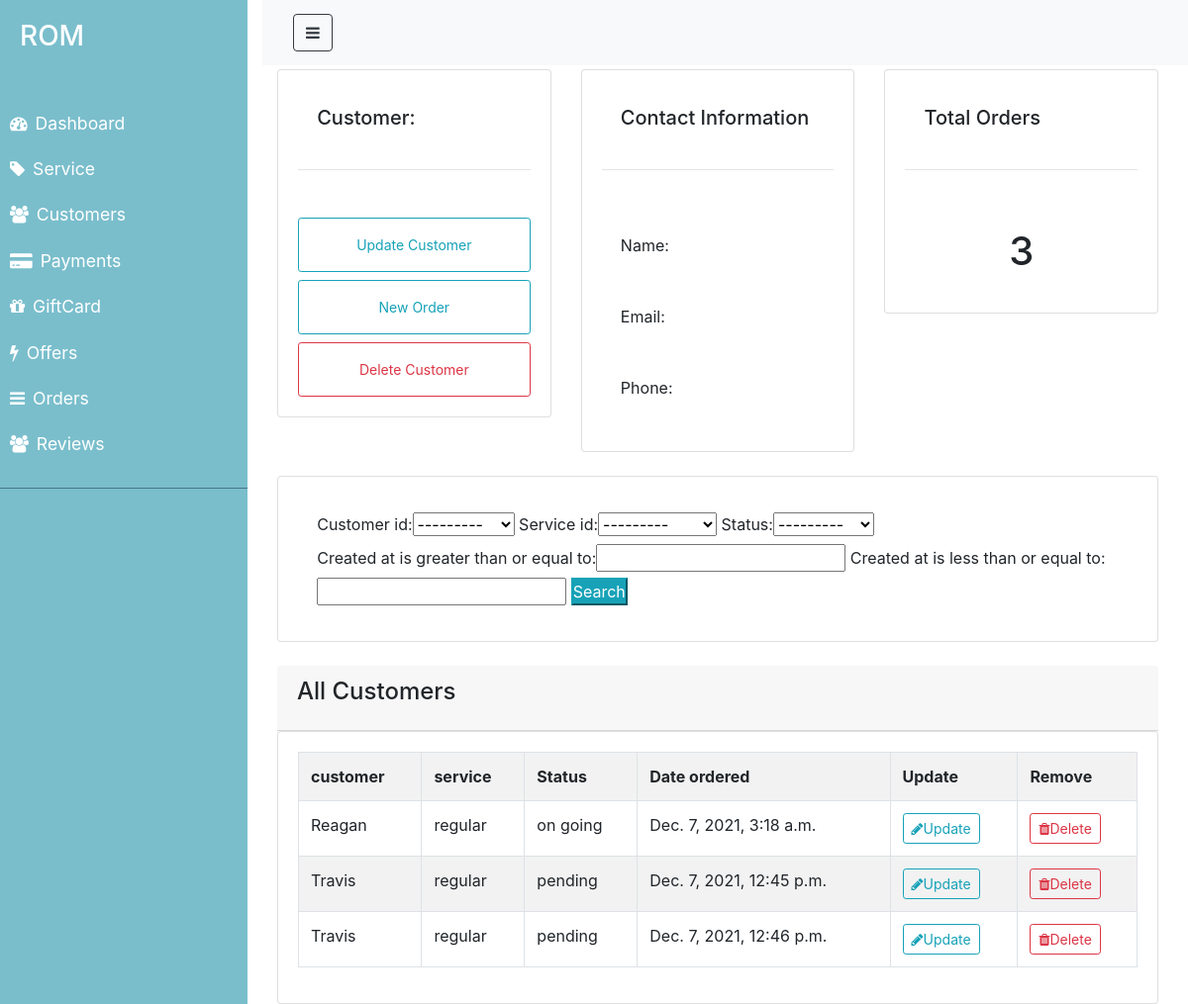
Before: /customer/ with the older database file.
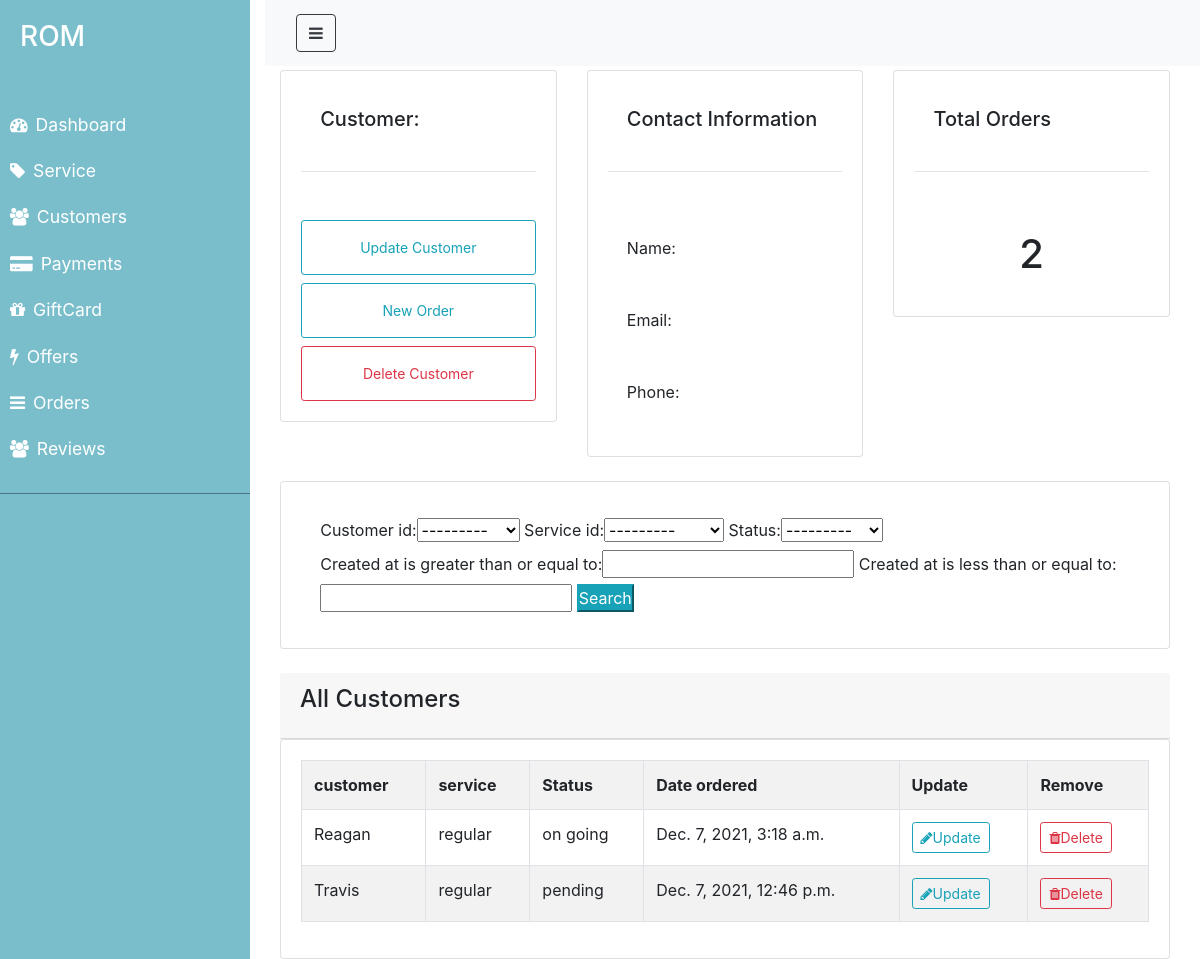
After: the same page with the newer database file.
### ROM/models.py (models this page shows, shortened)
class Order(models.Model):
    STATUS=(
        ('pending', 'pending'),
        ('on going', 'on going'),
        ('completed','completed'),
    )
    customer_id=models.ForeignKey('Customer',on_delete=models.CASCADE,blank=True,null=True)
    service_id=models.ForeignKey('Service',on_delete=models.CASCADE,blank=True,null=True)
    status=models.CharField(max_length=100, null=False, blank=False, choices=STATUS)
    total=models.FloatField(null= False, blank= True)
    created_at=models.DateTimeField(auto_now_add=True)
    updated_at= models.DateTimeField(auto_now=True)

class Customer(models.Model):
    name=models.CharField(max_length=100, null=False, blank=False)
    email=models.CharField(max_length=100, null=False, blank=False)
    phone_number=models.IntegerField(null= True, blank= True)
    created_at=models.DateTimeField(auto_now_add=True)
    def __str__(self):
        return self.name

class Service(models.Model):
    CATEGORY=(
        ('regular', 'regular'),
        ('commercial', 'commercial'),
        ('personalized','personalized'),
    )
    category=models.CharField(max_length=100, null=False, blank=False,choices=CATEGORY, default='regular')
    description=models.TextField(null=False, blank=False)
    customer_id=models.ForeignKey('Customer',on_delete=models.CASCADE, blank=True,null=True)
    rating=models.IntegerField(null=True, blank=True)
    created_at=models.DateTimeField(auto_now_add=True)
    updated_at= models.DateTimeField(auto_now=True)
    def __str__(self):
        return self.category

### ROM/views.py (the view)
# urls.py: path('customer/', views.customer, name="customer"),
def customer(request):
   customers = Customer.objects.all()
   orders= Order.objects.all()
   total_orders = orders.count()
   myFilter= OrderFilter(request.GET, queryset=orders)
   orders= myFilter.qs
   context = {'customers':customers,'orders': orders,'total_orders': total_orders, 'myFilter': myFilter}
   return render(request, 'ROM/admin/customer.html', context)

### ROM/templates/ROM/admin/customer.html
{% extends 'ROM/admin/layouts/admin_master.html' %}
{% block content %}
<div class= "row mt-3">
    <div class= "col-md">
        <div class= "card card-body">
            <h5>Customer: </h5>
            <hr>
            <a class= "btn btn-outline-info btn-sm btn-block" href="#">Update Customer</a>
            <a class= "btn btn-outline-info btn-sm btn-block" href="#">New Order</a>
            <a class= "btn btn-outline-danger btn-sm btn-block" href="#">Delete Customer</a>
        </div>
    </div>
    <div class= "col-md">
        <div class= "card card-body">
            <h5>Contact Information  </h5>
            <hr>
            <p>Name: {{customer.name}}</p>
            <p>Email: {{customer.email}}</p>
            <p>Phone: {{customer.phone_number}}</p>
        </div>
    </div>
    <div class= "col-md">
        <div class= "card card-body">
            <h5>Total Orders </h5>
            <hr>
           <h1 style="text-align: center;padding: 10px;">{{total_orders}}</h1>
        </div>
    </div>
</div>
<br>
<div class="row">
    <div class="col">
        <div class="card card-body">
            <form method="get">
                {{myFilter.form}}
                <button class="btn-info" type="submit">Search</button>
            </form>
        </div>
    </div>
</div>
<br>
<div class="row">
    <div class="col">
        <div class="card-header">
            <h4 class="card-title">All Customers</h4>
        </div>
        <div class="card card-body">
            <table class= "table table-hover table-bordered table-striped">
                <tr>
                    <th>customer</th>
                    <th>service</th>
                    <th>Status</th>
                    <th>Date ordered</th>
                    <th>Update</th>
                    <th>Remove</th>
                </tr>
                {% for order in orders %}
                <tr>
                    <td>{{order.customer_id}}</td>
                    <td>{{order.service_id}}</td>
                    <td>{{order.status}}</td>
                    <td>{{order.created_at}}</td>
                    <td><a class="btn btn-sm btn-outline-info" href="#"><i class="fa fa-pencil" aria-hidden="true"></i>Update </a></td>
                    <td><a class="btn btn-sm btn-outline-danger" href="{% url 'delete_customer' 1 %}"><i class="fa fa-trash " aria-hidden="true"></i>Delete </a></td>
                </tr>
                {% endfor %}
            </table>
        </div>
    </div>
</div>
{% endblock %}

Changed rows visible on the page:
removed Order: customer_id "Travis", service_id "regular", status "pending", created_at "Dec. 7, 2021, 12:45 p.m."
Other visible differences:
{{ total_orders }}: "3" → "2"
